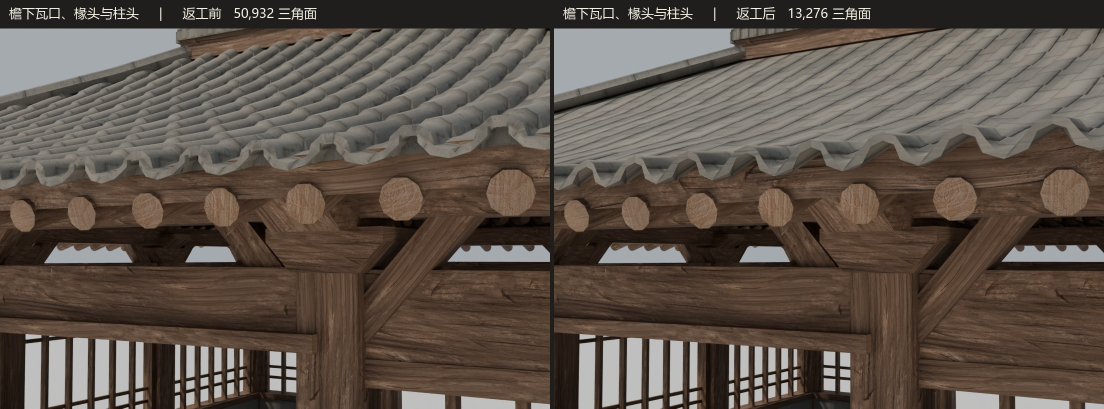
#> input picture ArtSource/Environment/Opening/TianyiPavilionKit/Review/budget-compare-eave.jpg, 2208 x 817 px, given in place of Brick_Color.jpg, which was not available (shown at 1/2 size)
$ python prepare_surfaces.py Review/budget-compare-eave.jpg
#> lines starting #> are read from the running program, lines starting #| are printed output that depends on the picture
"""Build the pavilion trims from the project's Workshop photographs (Python + Pillow)."""
from pathlib import Path
import sys

import numpy as np
from PIL import Image


ROOT = Path(__file__).resolve().parents[4]
SOURCE = ROOT / 'Assets/Art/Environment/SuspendedPath/Surfaces/Workshop'
DEST = ROOT / 'Assets/Art/Environment/Opening/TianyiPavilionKit'


def photo(name, size):
    with Image.open(SOURCE / name) as im:
        return np.array(im.resize(size, Image.Resampling.LANCZOS))

# [8 lines left out: function normal_with_relief, not called in this run]

def wall_atlas():
    """Two horizontal strips: hand-set rubble below, tamped earth above."""
    w,h=2048,512
    y,x=np.mgrid[:h,:w]
    u=(x+.5)/w
    v=(y+.5)/h
    tau=2*np.pi
    photos=ROOT/'Assets/Art/Environment/Opening/PhotoArchitecture'
    def sample_pair(path,u,v):
        # Bilinear, periodic photographic sampling for the colour / normal pair.
        with Image.open(path) as image:
#> image is the input picture: PIL image 2208x817 RGB; mean R, G, B 93.6, 82.8, 73.7
            src=np.asarray(image.convert('RGB'),dtype=float)
        yy=(v%1)*src.shape[0];xx=(u%1)*src.shape[1]
        i=xx.astype(int);j=yy.astype(int)
        fx=(xx-i)[:,:,None];fy=(yy-j)[:,:,None]
        ii=(i+1)%src.shape[1];jj=(j+1)%src.shape[0]
        return ((1-fx)*src[j,i]+fx*src[j,ii])*(1-fy)+((1-fx)*src[jj,i]+fx*src[jj,ii])*fy
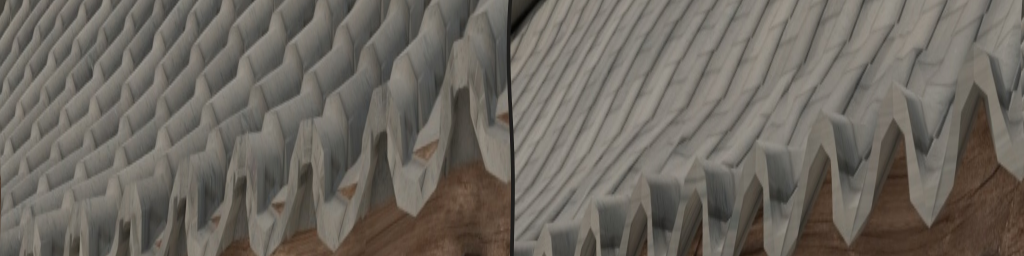
#> returned value: shape (512, 2048, 3) float64 (shown at 1/2 size); mean of channels 0, 1, 2 108.9, 103.6, 95.9; drawn as R, G, B
    # The joint edges, flaked faces and tone changes come from a photograph of
    # split blocks. Slightly uneven bed heights keep both visible courses legible.
    u_rock=u+.002*np.sin(tau*v+.8)+.002*np.sin(2*tau*u+4*v)
    v_rock=(3.09+1.85*v+.050*np.sin(tau*2*u)+.034*np.sin(tau*5*u+.7))/12
    blocks=sample_pair(photos/'Brick_Color.jpg',u_rock,v_rock)
    blocks_normal=sample_pair(photos/'Brick_Normal.png',u_rock,v_rock)
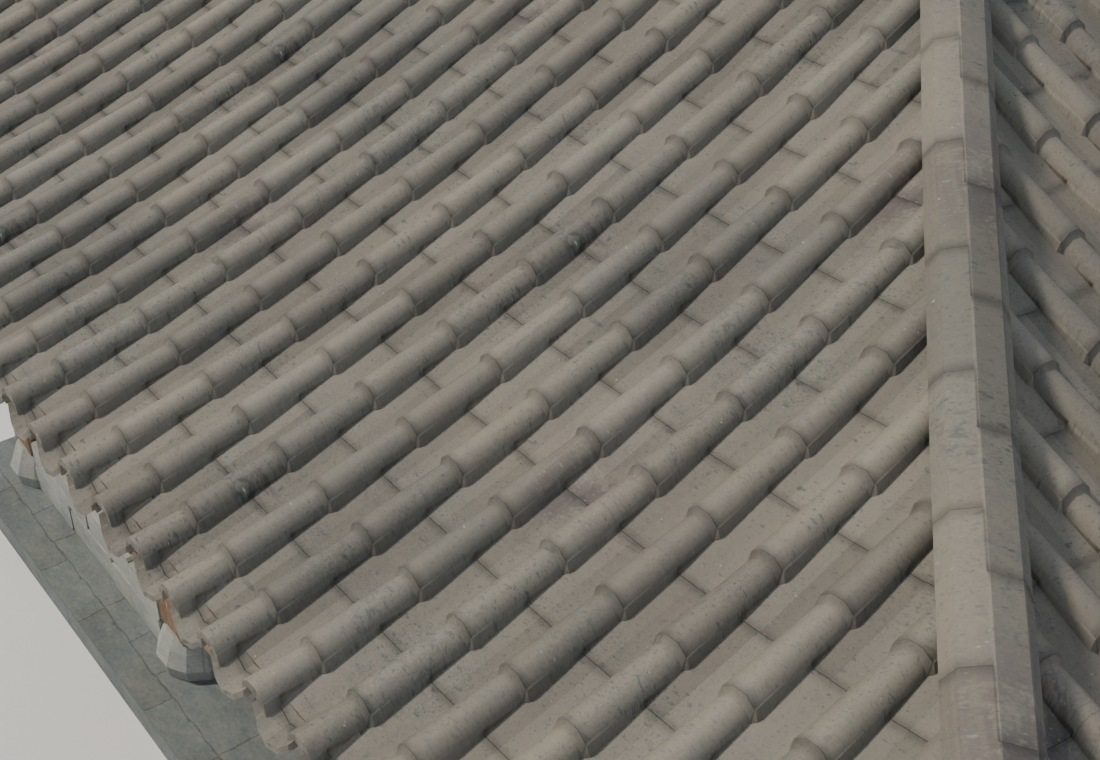
#> input picture ArtSource/Environment/Opening/TianyiPavilionKit/Review/preBudget-A1-roof.jpg, 1100 x 760 px, given in place of Brick_Normal.png, which was not available
#> in sample_pair, image is the input picture: PIL image 1100x760 RGB; mean R, G, B 117.2, 113.1, 105.2
#> in sample_pair (call 2), `return ((1-fx)*src[j,i]+fx*src[j,ii])*(1-fy)+((1-fx)*src[jj,i]+fx*src[..`:
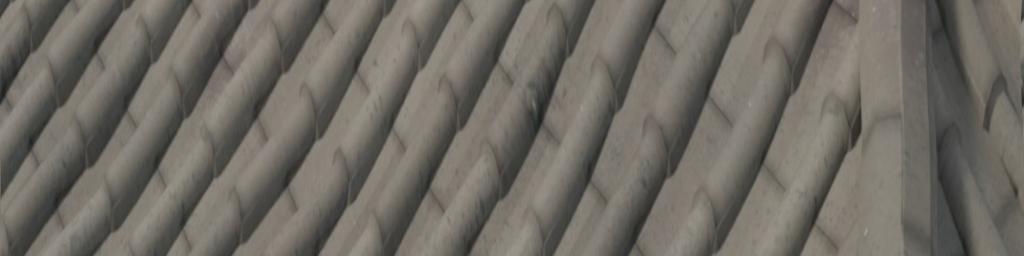
#> returned value: shape (512, 2048, 3) float64 (shown at 1/2 size); mean of channels 0, 1, 2 111.8, 107.7, 100; drawn as R, G, B
    mineral=sample_pair(SOURCE/'Ashlar_BaseSmooth.png',u,.22+v*.19)
#> in sample_pair (call 3), `return ((1-fx)*src[j,i]+fx*src[j,ii])*(1-fy)+((1-fx)*src[jj,i]+fx*src[..`:
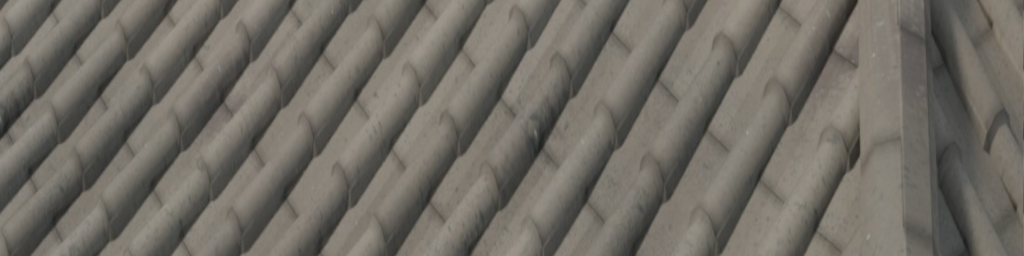
#> returned value: shape (512, 2048, 3) float64 (shown at 1/2 size); mean of channels 0, 1, 2 112.6, 108.4, 100.7; drawn as R, G, B
    mineral_normal=sample_pair(SOURCE/'Ashlar_NormalGL.png',u,.22+v*.19)
    detail=mineral.mean(axis=2)-mineral.mean()
    stone=blocks*.88+[37,33,28]+detail[:,:,None]*.38
    rock_normal=normal_with_relief(blocks_normal,.0014*detail/24,2.65,.44,.97)
    # A seam-free piece of rock at the very bottom serves single cut stones,
    # small returns and column shoes. Wall courses use the rest of this band.
    trim_height=96
    stone=np.vstack((np.array(Image.fromarray(stone.clip(0,255).astype('uint8')).resize((w,h-trim_height))),
                     (mineral*.94+[26,25,22])[-trim_height:]))
    rock_normal=np.vstack((np.array(Image.fromarray(rock_normal).resize((w,h-trim_height))),
                           mineral_normal[-trim_height:]))
    earth=sample_pair(SOURCE/'Plaster_BaseSmooth.png',u,.31+v*.29)
    lime=sample_pair(photos/'Lime_Color.jpg',u,.42+v*.24).mean(axis=2)
    lime=(lime-lime.mean())/24
    earth_luma=earth.mean(axis=2)
    sediment=v*3.4+.13*np.sin(tau*u*2)+.06*np.sin(tau*u*5+1.1)+.11*lime
    seam=np.exp(-((sediment-np.round(sediment))/.083)**2)
    variation=(earth_luma-earth_luma.mean())*.98+lime*15-5.5*seam+2.3*np.sin(tau*sediment)
    earth=np.array([162,146,125])[None,None,:]+variation[:,:,None]
    earth_normal=normal_with_relief(sample_pair(SOURCE/'Plaster_NormalGL.png',u,.31+v*.29),.0014*lime-.0014*seam,2.65,.64,.77)
    for suffix,soil,rock in [('Color',earth,stone),('Normal',earth_normal,rock_normal)]:
        atlas=np.vstack((soil,rock)).clip(0,255).astype('uint8')
        Image.fromarray(atlas).save(DEST/('EarthPlinth'+suffix+'.png'))


# [63 lines left out: functions wood, tile, not called in this run]


if __name__ == '__main__':
    if '--stage-normal' in sys.argv:
        tile(Path(__file__).resolve().parent/'Review',normal_only=True)
    elif '--wall-and-wood' in sys.argv:
        wall_atlas()
        wood()
    else:
#> (the run stopped early here; a loop or call above may not have finished)
